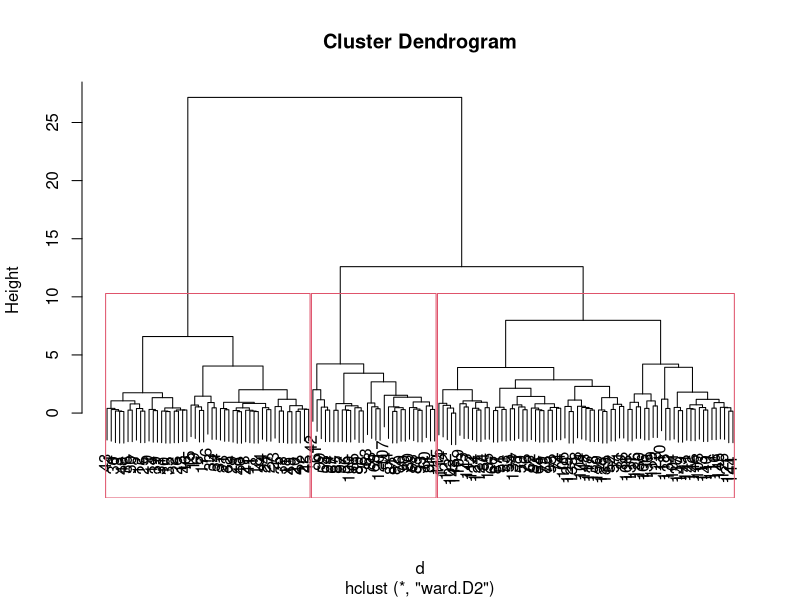

This figure's R source:
?iris

data=iris[,1:4]
all_data = iris
summary(all_data$Species)

# scale data
pmatrix=scale(data)


# calculate distance
d=dist(pmatrix)


#clustering
c = hclust(d, method="ward.D2")


plot(c)

rect.hclust(c, k=3)


groups<- cutree(c, k=3)


table(all_data$Species, groups)
